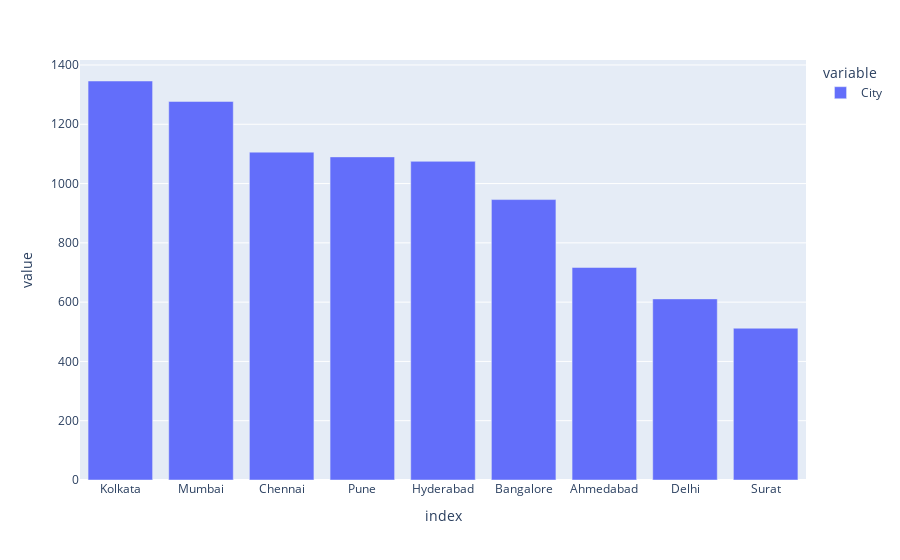

Notebook source saved alongside this figure:
### Markdown cell above
# EDA

### Code cell
df5=df10['City'].value_counts().head(10)
fig=px.bar(df5)
fig.show()
fig.write_image("Cities.png")

### Figure 1 — Plotly figure (JSON) as saved in the notebook; plotly's stock layout.template omitted (floating-point values rounded to 4 significant figures)
{"data": [{"alignmentgroup": "True", "hovertemplate": "variable=City<br>index=%{x}<br>value=%{y}<extra></extra>", "legendgroup": "City", "marker": {"color": "#636efa", "pattern": {"shape": ""}}, "name": "City", "offsetgroup": "City", "orientation": "v", "showlegend": true, "textposition": "auto", "type": "bar", "x": ["Kolkata", "Mumbai", "Chennai", "Pune", "Hyderabad", "Bangalore", "Ahmedabad", "Delhi", "Surat"], "xaxis": "x", "y": [1346, 1277, 1106, 1090, 1075, 946, 717, 611, 512], "yaxis": "y"}], "layout": {"barmode": "relative", "legend": {"title": {"text": "variable"}, "tracegroupgap": 0}, "margin": {"t": 60}, "xaxis": {"anchor": "y", "domain": [0, 1], "title": {"text": "index"}}, "yaxis": {"anchor": "x", "domain": [0, 1], "title": {"text": "value"}}}}
